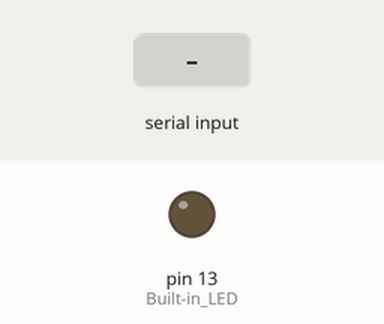
Simulated run of this sketch. Board: Arduino Uno, built with avr-gcc and run on an emulated ATmega328P. Parts: output pins drawn as LEDs (lit = HIGH). The test bench sets the inputs (shaded band).

Above: at 1.2 s.
1.3 s: "1" received over Serial
At 2.1 s:
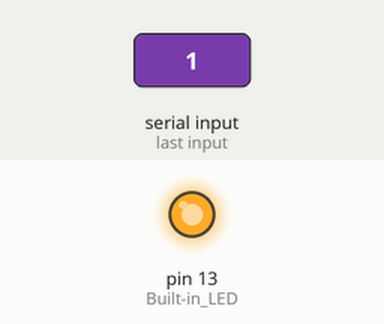
2.8 s: "0" received over Serial
At 3.2 s:
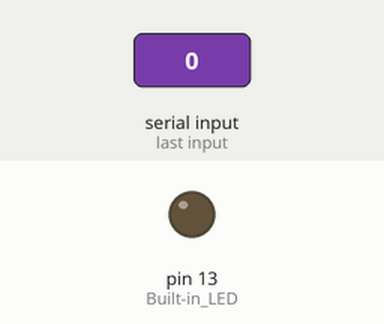
Timing chart, 0 to 5.8 s (numbered marks = the images above; inputs shaded):
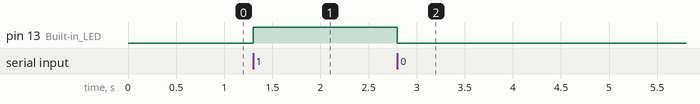

Measured:
- after the input at 1.3 s, pin 13 (Built-in_LED): LOW → HIGH at once
- after the input at 2.8 s, pin 13 (Built-in_LED): HIGH → LOW at once

The sketch:

led_test.ino
```cpp
void setup() {
  Serial.begin(9600);    // Must match the Python baud rate
  pinMode(13, OUTPUT);   // Built-in LED
}

void loop() {
  if (Serial.available() > 0) {
    char signal = Serial.read();

    if (signal == '1') {        // '1' means discoloration detected
      digitalWrite(13, HIGH);
    }
    else if (signal == '0') {   // '0' means clear/normal
      digitalWrite(13, LOW);
    }
  }
}
```
